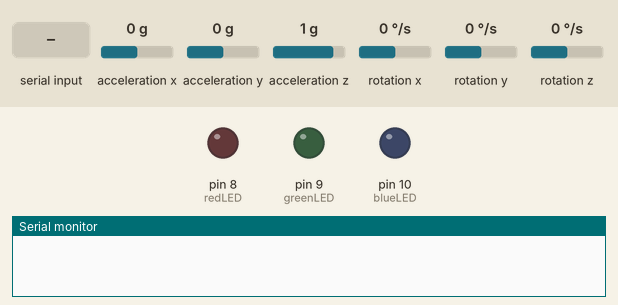
Bench run of a sketch on a simulated Arduino Uno, built with avr-gcc and run on an emulated ATmega328P. Shown: output pins drawn as LEDs (lit = HIGH), the last lines printed to the serial monitor. Inputs (shaded band) come from the test bench; at power-on: acceleration x 0 g, acceleration y 0 g, acceleration z 1 g, rotation x 0 °/s, rotation y 0 °/s, rotation z 0 °/s.

Above: at 1.5 s.
1.6 s: "1" received over Serial
4.4 s: acceleration x set to -0.4 g
7.4 s: acceleration x set to -0.7 g
At 8.4 s:
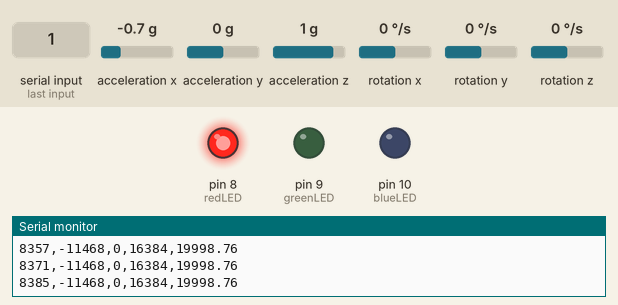
8.9 s: acceleration y set to -0.4 g
10.4 s: acceleration y set to -0.7 g
At 11.6 s:
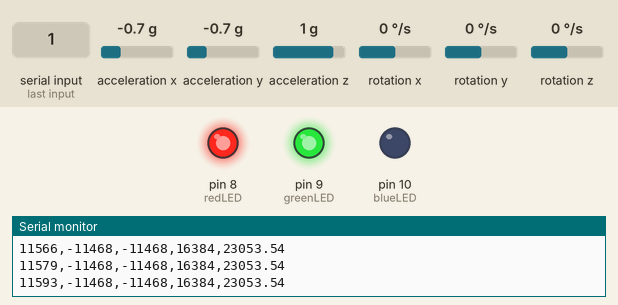
11.9 s: acceleration z set to 0.6 g
13.4 s: acceleration z set to 0.3 g
At 14.2 s:
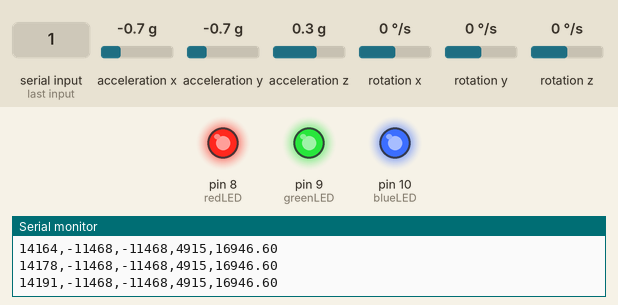
Timing chart, 0 to 15.9 s (numbered marks = the images above; inputs shaded):
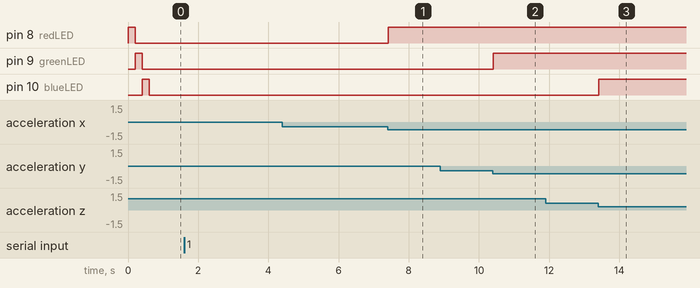

Measured:
- the behaviour switches between -0.5 and -0.6 g on acceleration x (found by bisection; images 0 and 1)
- the behaviour switches between -0.5 and -0.6 g on acceleration y (found by bisection; images 1 and 2)
- the behaviour switches between 0.5 and 0.4 g on acceleration z (found by bisection; images 2 and 3)
- after the input at 7.4 s, pin 8 (redLED): LOW → HIGH at once
- after the input at 10.4 s, pin 9 (greenLED): LOW → HIGH at once
- after the input at 13.4 s, pin 10 (blueLED): LOW → HIGH at once

The sketch:

MotionDectector.ino
```cpp
#include <Wire.h>
#include <MPU6050.h>

MPU6050 mpu;

// LED pins
const int redLED = 8;
const int greenLED = 9;
const int blueLED = 10;

// Calibration offsets
int16_t ax_offset = 0, ay_offset = 0, az_offset = 0;

// Threshold (g)
const float THRESHOLD = 0.50;

unsigned long lastTime = 0;

void setup() {
  Wire.begin();
  Serial.begin(115200);

  mpu.initialize();
  mpu.setFullScaleAccelRange(MPU6050_ACCEL_FS_2);
  mpu.setDLPFMode(MPU6050_DLPF_BW_20);

  pinMode(redLED, OUTPUT);
  pinMode(greenLED, OUTPUT);
  pinMode(blueLED, OUTPUT);

  LEDSelfTest();

  while (!mpu.testConnection());

  while (!Serial.available());
  while (Serial.available()) Serial.read();

  calibrateMPU();

  // CSV header for Python
  Serial.println("Time_ms,Ax,Ay,Az,Magnitude");
}

void loop() {
  unsigned long now = millis();

  // read accel
  int16_t ax, ay, az;
  mpu.getAcceleration(&ax, &ay, &az);

  // deviation after calibration
  float dx = abs((ax - ax_offset) / 16384.0);
  float dy = abs((ay - ay_offset) / 16384.0);
  float dz = abs((az - az_offset) / 16384.0);

  // LED logic
  digitalWrite(redLED,   dx > THRESHOLD);
  digitalWrite(greenLED, dy > THRESHOLD);
  digitalWrite(blueLED,  dz > THRESHOLD);

  // compute magnitude (raw accelerometer magnitude)
  float magnitude = sqrt((long)ax * ax + (long)ay * ay + (long)az * az);

  // ---- CSV output for Python ----
  Serial.print(now); Serial.print(",");
  Serial.print(ax);  Serial.print(",");
  Serial.print(ay);  Serial.print(",");
  Serial.print(az);  Serial.print(",");
  Serial.println(magnitude);

  delay(10); // ~100 Hz
}

// ---- FUNCTIONS ----

void calibrateMPU() {
  long ax_sum = 0, ay_sum = 0, az_sum = 0;

  for (int i = 0; i < 200; i++) {
    int16_t ax, ay, az;
    mpu.getAcceleration(&ax, &ay, &az);
    ax_sum += ax;
    ay_sum += ay;
    az_sum += az;
    delay(5);
  }

  ax_offset = ax_sum / 200;
  ay_offset = ay_sum / 200;
  az_offset = az_sum / 200;
}

void LEDSelfTest() {
  digitalWrite(redLED, HIGH); delay(200); digitalWrite(redLED, LOW);
  digitalWrite(greenLED, HIGH); delay(200); digitalWrite(greenLED, LOW);
  digitalWrite(blueLED, HIGH); delay(200); digitalWrite(blueLED, LOW);
}
```
